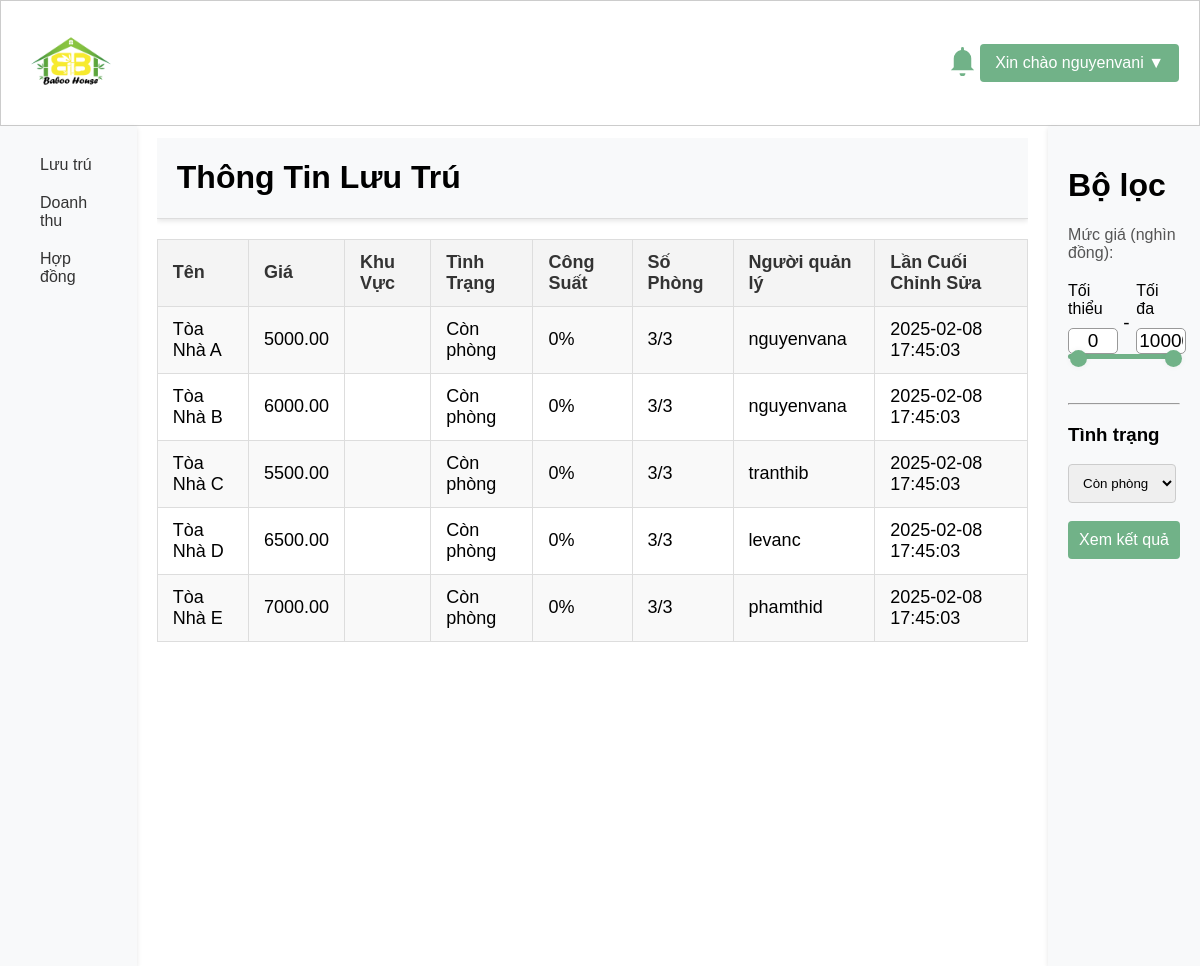
Page /templates/accommodation_info.php?building_type=Chung cư (signed in) on the committed database.
### tables this page shows
CREATE TABLE `buildings` (
  `building_id` int(11) NOT NULL,
  `user_id` int(11) DEFAULT NULL,
  `name` varchar(255) DEFAULT NULL,
  `street` varchar(255) DEFAULT NULL,
  `district` varchar(255) DEFAULT NULL,
  `city` varchar(255) DEFAULT NULL,
  `rental_price` decimal(10,2) DEFAULT NULL,
  `owner_name` varchar(255) DEFAULT NULL,
  `owner_phone` varchar(50) DEFAULT NULL,
  `building_type` varchar(50) DEFAULT NULL,
  `electricity_price` decimal(10,2) DEFAULT NULL,
  `water_price` decimal(10,2) DEFAULT NULL,
  `description` text DEFAULT NULL,
  `last_modified` datetime DEFAULT NULL,
  `photo_urls` text DEFAULT NULL,
  `approved` tinyint(1) DEFAULT 0
);

CREATE TABLE `users` (
  `user_id` int(11) NOT NULL,
  `name` varchar(255) DEFAULT NULL,
  `address` varchar(255) DEFAULT NULL,
  `hometown` varchar(255) DEFAULT NULL,
  `birthdate` date DEFAULT NULL,
  `phone` varchar(50) DEFAULT NULL,
  `email` varchar(255) DEFAULT NULL,
  `username` varchar(255) DEFAULT NULL,
  `password` varchar(255) DEFAULT NULL,
  `role` varchar(50) DEFAULT NULL,
  `last_access` datetime DEFAULT NULL,
  `photo_urls` text DEFAULT NULL
);

### admin/getallbuilding.php (called while the page is built, shortened)
<?php
require '../config/database.php';
function getAllBuildings($min_price = 0, $max_price = 10000, $selected_type = NULL, $user_id = NULL, $status_type = NULL, $city = NULL, $district = NULL) {
    global $conn;
    $sql = "SELECT * FROM buildings b WHERE b.rental_price BETWEEN ? AND ?";
    $params = [$min_price, $max_price];
    $binding_types = "ii";
    if ($selected_type !== NULL && $selected_type != '') {
        $sql .= " AND b.building_type = ?";
        $params[] = $selected_type;
        $binding_types .= "s";
    }
    $stmt = $conn->prepare($sql);
    if (!empty($params)) {
        $stmt->bind_param($binding_types, ...$params);
    }
    $stmt->execute();
    $result = $stmt->get_result();
    return $result;
}
?>

### admin/getallroom.php (called while the page is built, shortened)
<?php
require '../config/database.php';
function getAllAvailableRooms($building_id) {
    global $conn;
    $rented_sql = "SELECT COUNT(*) AS rented_count FROM rooms WHERE building_id = ? AND room_status = 'Còn trống'";
    $total_sql = "SELECT COUNT(*) AS number_rooms FROM rooms WHERE building_id = ?";
    $stmt = $conn->prepare($rented_sql);
    if ($building_id) {
        $stmt->bind_param("i", $building_id);
    }
    $stmt->execute();
    $rented_result = $stmt->get_result();
    $rented_data = $rented_result->fetch_assoc();
    $rented_count = $rented_data['rented_count'];
    $stmt = $conn->prepare($total_sql);
    if ($building_id) {
        $stmt->bind_param("i", $building_id);
    }
    $stmt->execute();
    $total_result = $stmt->get_result();
    $total_data = $total_result->fetch_assoc();
    $number_rooms = $total_data['number_rooms'];
    return [
        'rented_count' => $rented_count,
        'number_rooms' => $number_rooms
    ];
}
?>

### admin/getalluser.php (called while the page is built, shortened)
<?php
require '../config/database.php';
function getUsernameById($user_id) {
    global $conn;
    $stmt = $conn->prepare("SELECT username FROM users WHERE user_id = ?");
    $stmt->bind_param("i", $user_id);
    $stmt->execute();
    $result = $stmt->get_result();
    if ($result->num_rows > 0) {
        $row = $result->fetch_assoc();
        return $row['username'];
    }
    return "N/A";
}
?>

### templates/accommodation_info.php (the view, shortened to what this page needs)
<?php
include '../admin/getallbuilding.php';
include '../admin/getallroom.php';
include '../admin/getalluser.php';
$min_price = isset($_GET['min_price']) ? (int)$_GET['min_price'] : 0;
$max_price = isset($_GET['max_price']) ? (int)$_GET['max_price'] : 10000;
$selected_types = isset($_GET['building_type']) ? $_GET['building_type'] : [];
$buildings = getAllBuildings($min_price, $max_price, $selected_types);
?>
<!DOCTYPE html>
<html lang="en">
<head>
    <link href="../assets/css/filter.css" rel="stylesheet">
</head>
<body>
    <?php include '../includes/header.php'; ?>
    <div class="head-container">
        <?php include '../includes/filter_accommodation.php'; ?>
        <div class="main-content">
            <div class="manage-head">
                <h1>Thông Tin Lưu Trú</h1>
            </div>
        <table>
                <tr>
                    <th>Tên</th>
                    <th>Giá</th>
                    <th>Khu Vực</th>
                    <th>Tình Trạng</th>
                    <th>Công Suất</th>
                    <th>Số Phòng</th>
                    <th>Người quản lý</th>
                    <th>Lần Cuối Chỉnh Sửa</th>
                </tr>
                <?php if ($buildings->num_rows > 0): ?>
                    <?php while ($building = $buildings->fetch_assoc()): ?>
                        <?php if ($building['approved']): ?>
                            <tr onclick="location.href='view_building.php?building_id=<?php echo htmlspecialchars($building['building_id']); ?>'" style="cursor: pointer;">
                                <?php
                                $availableRooms = getAllAvailableRooms($building['building_id']);
                                $rentedCount = $availableRooms["rented_count"];
                                $totalRooms = $availableRooms["number_rooms"];
                                ?>
                                <td><?php echo htmlspecialchars($building['name']); ?></td>
                                <td><?php echo htmlspecialchars($building['rental_price']); ?></td>
                                <td><?php echo htmlspecialchars($building['address']); ?></td>
                                <td>
                                    <?php if ($rentedCount == 0): ?>
                                        Hết phòng
                                    <?php else: ?>
                                        Còn phòng
                                    <?php endif; ?>
                                </td>
                                <td>
                                    <?php if ($totalRooms == 0): ?>
                                        N/A
                                    <?php else: ?>
                                        <?php echo htmlspecialchars(100 - ($rentedCount / $totalRooms) * 100); ?>%
                                    <?php endif; ?>
                                </td>
                                <td>
                                    <?php echo htmlspecialchars($rentedCount); ?>/<?php echo htmlspecialchars($totalRooms); ?>
                                </td>
                                <td><?php echo htmlspecialchars(getUsernameById($building['user_id'])); ?></td>
                                <td><?php echo htmlspecialchars($building['last_modified']); ?></td>
                            </tr>
                        <?php endif; ?>
                    <?php endwhile; ?>
                <?php else: ?>
                    <tr>
                        <td colspan="10">Không tìm thấy toà nhà</td>
                    </tr>
                <?php endif; ?>
            </table>
        </div>
        <?php include '../includes/sidebar.php'; ?>
    </div>
</body>
</html>

### assets/css/style.css (style rules this page uses)
* { user-select: none; -webkit-user-drag: none; }
body { width: 100%; height: 100%; margin: 0; overflow: hidden; font-family: Arial, sans-serif; }
.head-container { column-gap: 20px; background-color: #ffffff; width: 100%; display: flex; flex-direction: row-reverse; }
.manage-head { width: auto; display: flex; flex-direction: row; justify-content: space-between; align-items: center; padding: 0px 20px; margin-bottom: 20px; background-color: #f8f9fa; border-bottom: 1px solid #ddd; box-shadow: 0 2px 5px rgba(0, 0, 0, 0.1); }
.main-content { width: 90%; height: 80vh; overflow-y: scroll; margin-top: 1%; }
table { width: 100%; border-collapse: collapse; margin: 20px 0; font-size: 18px; text-align: left; border-collapse: collapse; width: auto; table-layout: auto; }
table th, table td { padding: 12px 15px; border: 1px solid #ddd; }
table th { background-color: #f4f4f4; color: #333; }
table tr:nth-child(even) { background-color: #f9f9f9; }
table { border-collapse: collapse; margin: 20px 0; font-size: 18px; text-align: left; border-collapse: collapse; width: 100%; table-layout: auto; }
table tr { cursor: pointer; }

### rows in the picture
buildings: name "Tòa Nhà A", rental_price "5000.00", totalRooms "0", rentedCount "3", totalRooms "3", user.username "nguyenvana", last_modified "2025-02-08 17:45:03"
buildings: name "Tòa Nhà B", rental_price "6000.00", totalRooms "0", rentedCount "3", totalRooms "3", user.username "nguyenvana", last_modified "2025-02-08 17:45:03"
buildings: name "Tòa Nhà C", rental_price "5500.00", totalRooms "0", rentedCount "3", totalRooms "3", user.username "tranthib", last_modified "2025-02-08 17:45:03"
buildings: name "Tòa Nhà D", rental_price "6500.00", totalRooms "0", rentedCount "3", totalRooms "3", user.username "levanc", last_modified "2025-02-08 17:45:03"
buildings: name "Tòa Nhà E", rental_price "7000.00", totalRooms "0", rentedCount "3", totalRooms "3", user.username "phamthid", last_modified "2025-02-08 17:45:03"

### other values in the picture
$_SESSION['username'] "nguyenvani"
